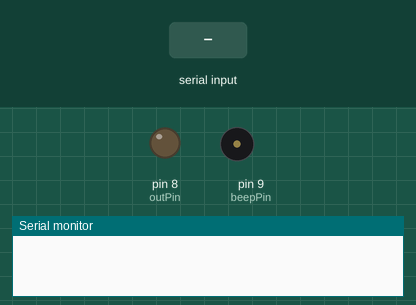
The sketch below on a simulated Arduino Uno, built with avr-gcc and run on an emulated ATmega328P. Parts: output pins drawn as LEDs (lit = HIGH), buzzer (waves = sounding), the last lines printed to the serial monitor. The inputs (shaded band) are chosen by the test bench.

Above: at 1.2 s.
1.3 s: "90 45\n" received over Serial
At 1.9 s:
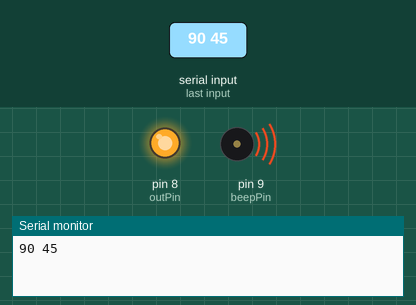
Timing chart, 0 to 10.3 s (numbered marks = the images above; inputs shaded):
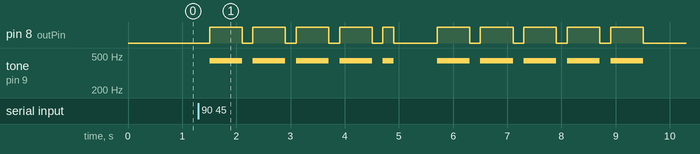

The sketch:

Morse_Encoder.ino
```cpp
const int outPin = 8;
const int beepPin = 9;

const int translation_table[36][5] {
  {0, 1, -1, -1, -1},   //A
  {1, 0, 0, 0, -1}, //B
  {1, 0, 1, 0, -1}, //C
  {1, 0, 0, -1, -1}, //D
  {1, -1, -1, -1, -1}, //E
  {0, 0, 1, 0, -1}, //F
  {1, 1, 0, -1, -1}, //G
  {0, 0, 0, 0, -1}, //H
  {0, 0, -1, -1, -1}, //I
  {0, 1, 1, 1, -1}, //J
  {1, 0, 1, -1, -1}, //K
  {0, 1, 0, 0, -1}, //L
  {1, 1, -1, -1, -1}, //M
  {1, 0, -1, -1, -1}, //N
  {1, 1, 1, -1, -1}, //O
  {0, 1, 1, 0, -1}, //P
  {1, 1, 0, 1, -1}, //Q
  {0, 1, 0, -1, -1}, //R
  {0, 0, 0, -1, -1}, //S
  {1, -1, -1, -1, -1}, //T
  {0, 0, 1, -1, -1}, //U
  {0, 0, 0, 1, -1}, //V
  {0, 1, 1, -1, -1}, //W
  {1, 0, 0, 1, -1}, //X
  {1, 0, 1, 1, -1}, //Y
  {1, 1, 0, 0, -1}, //Z
  {1, 1, 1, 1, 1}, //0
  {0, 1, 1, 1, 1}, //1
  {0, 0, 1, 1, 1}, //2
  {0, 0, 0, 1, 1}, //3
  {0, 0, 0, 0, 1}, //4
  {0, 0, 0, 0, 0}, //5
  {1, 0, 0, 0, 0}, //6
  {1, 1, 0, 0, 0}, //7
  {1, 1, 1, 0, 0}, //8
  {1, 1, 1, 1, 0}}; //9

const int unit = 200;
const int freq = 440;

void setup() {
  Serial.begin(9600);
  pinMode(outPin, OUTPUT);
}

void loop() {
  String buff = Serial.readStringUntil('\n');
  Serial.println(buff);
  for(int i=0; i < buff.length(); i++) {
    if (buff[i] == ' ') {
      digitalWrite(outPin, LOW);
      noTone(beepPin);
      delay(7 * unit);
    } else {
      int index = buff[i] > '9' ? buff[i] - 'A' : buff[i] + 26 - '0';
      int curr;
      for(int j=0; (j < 5) && ((curr = translation_table[index][j]) != -1); j++) {
        //space between parts of the same letter:
        digitalWrite(outPin, LOW);
        noTone(beepPin);
        delay(unit);
        digitalWrite(outPin, HIGH);
        tone(beepPin, freq);
        if(curr == 0)
          delay(unit);
        else
          delay(3 * unit);
      }
      //space between letters:
      digitalWrite(outPin, LOW);
      noTone(beepPin);
      delay(3 * unit);
    }
  }
}
```
